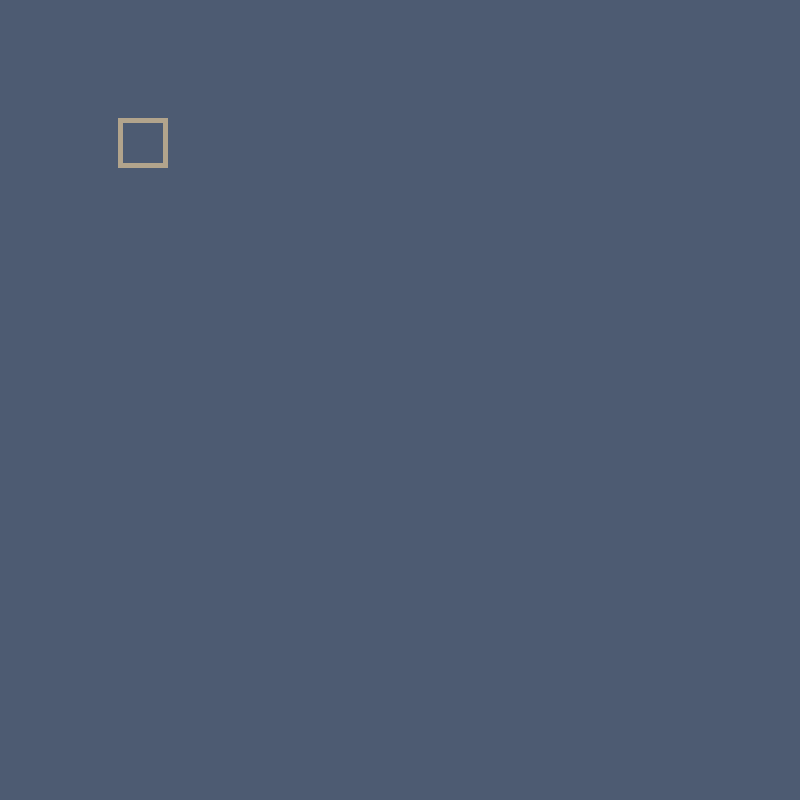
Frame 1 (no input)
Frame 60 (the mouse pressed at the canvas centre just before this capture): identical to frame 1, image omitted
Frame 120 (the mouse held since frame 60 and released just before this capture): identical to frame 1, image omitted

The Processing sketch that drew this single still picture (run headless with seeded random() and noise(); from frame 60 on, the mouse is pressed at the canvas centre):

// Processing sketch: square_repetition
// ── square_repetition.pde
PShape s;

int x1, y1, x2, y2, x3, y3, x4, y4;

void setup() {
  size(800, 800);
  smooth();
  s = createShape();
  s.beginShape();
  s.fill(220);
  s.noStroke();
  s.vertex(0, 0);
  s.vertex(200, 0);
  s.vertex(200, 25);
  s.vertex(113, 25);
  s.vertex(113, 70);
  s.vertex(88, 70);
  s.vertex(88, 25);
  s.vertex(0, 25);
  s.endShape(CLOSE);
}



void draw() {
  background(77, 91, 114);
  
  float tr_x=mouseX, tr_y=mouseY;
  
  //noStroke();
  //pushMatrix();
  //fill(220);
  //translate(100, 150);
  //rotate(radians(-45));  
  //rect(0, 0, 200, 25);
  //rect(0, 24, 25, 45);
  //rect(175, 24, 25, 45);
  //rect(175, 24, 25, 45);
  //popMatrix();
  
  //pushMatrix();
  //fill(220);
  //translate(350, 10);
  //rotate(radians(45));  
  //rect(0, 0, 200, 25);
  //rect(0, 24, 25, 45);
  //rect(175, 24, 25, 45);
  //rect(175, 24, 25, 45);
  //popMatrix();
  
  //  pushMatrix();
  //fill(220);
  //translate(350, 10);
  //rotate(radians(0));  
  //rect(0, 0, 200, 25);
  //rect(0, 24, 25, 45);
  //rect(175, 24, 25, 45);
  //rect(175, 24, 25, 45);
  //popMatrix();
  
  //pushMatrix();
  //translate(10, 10);
  //rotate(radians(0));
  stroke(178, 164, 140);
  strokeWeight(5);
  fill(77, 91, 114);
  rect(120, 120, 45, 45);
  //fill(230);
  //rect(50, 50, 50, 50);
  
  //popMatrix();
}
void t_shape() {
  //rotate(radians(deg));
}

//void drawConnector(int x, int y, int deg) {
//  noStroke();
//  pushMatrix();
//  fill(220);
//  translate(tr_x, tr_y);
//  rotate(radians(deg));
//  rect(0, 0, 200, 25);
//  rect(0, 24, 25, 45);
//  rect(175, 24, 25, 45);
//  rect(175, 24, 25, 45);
//  popMatrix();
//}
